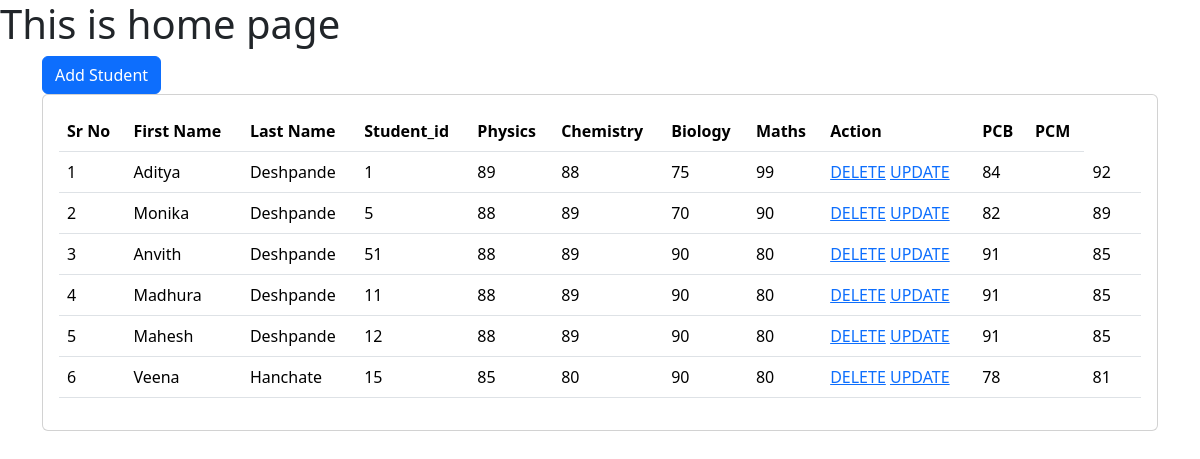
The app's page /students/home/, older data.
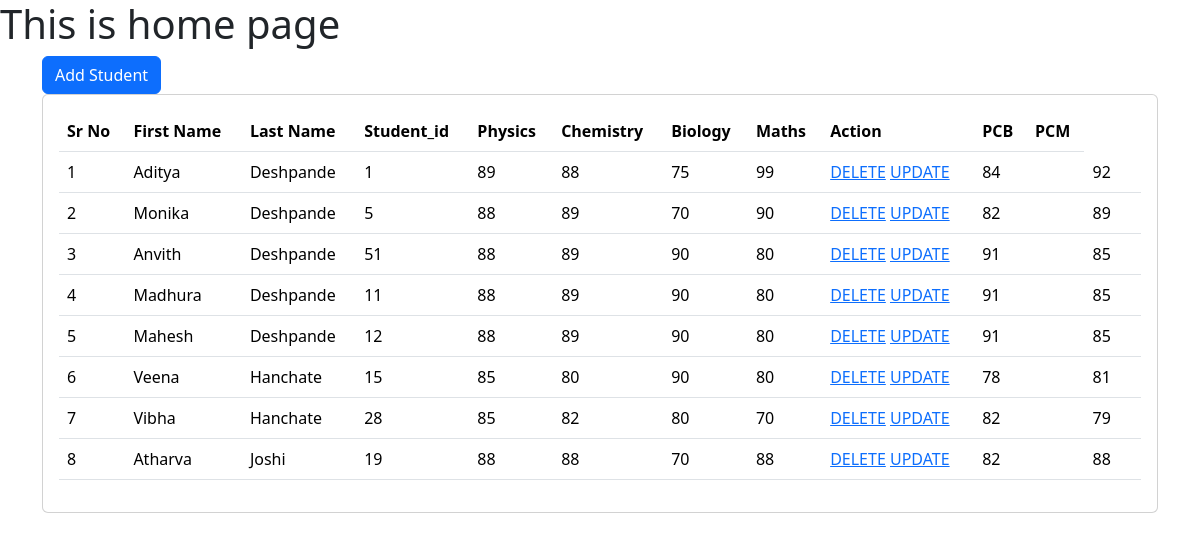
The same page, newer data.
### students/models.py (models this page shows, shortened)
class Students(models.Model):
    firstname = models.CharField(max_length=20)
    lastname = models.CharField(max_length=20)
    student_id = models.CharField(max_length=100)
    phy=models.IntegerField(default=90)
    chem=models.IntegerField(default=90)
    bio=models.IntegerField(default=90)
    maths=models.IntegerField(default=90)
    pcb=models.IntegerField(default=90)
    pcm=models.IntegerField(default=90)

### students/views.py (the view)
# urls.py: path('home/', students_home),
def students_home(request):
    students = Students.objects.all()
    return render(request, "students/home.html", {
        'students':students
    })

### templates/students/home.html (shortened to what this page needs)
<!DOCTYPE html>
<html lang="en">
<head>
    <link href="https://cdn.jsdelivr.net/npm/bootstrap@5.3.2/dist/css/bootstrap.min.css" rel="stylesheet">
</head>
<body>
    <h1> This is home page</h1>
    <div class="container">
        <a class="btn btn-primary" href="/students/students_data" role="button">Add Student</a>
        <br>
    </div>
    <div class="container">
        <div class="row">
            <div class="col-md-12">
                <div class="card">
                    <div class="card-body">
                        <table class="table">
                            <thead>
                                <tr>
                                    <th>Sr No</th>
                                    <th>First Name</th>
                                    <th>Last Name</th>
                                    <th>Student_id</th>
                                    <th>Physics</th>
                                    <th>Chemistry</th>
                                    <th>Biology</th>
                                    <th>Maths</th>
                                    <th>Action</th>
                                    <th>PCB</th>
                                    <th>PCM</th>
                                </tr>
                            </thead>
                            <tbody>
                                {% for s in students %}
                                <tr>
                                    <td>{{forloop.counter}}</td>
                                    <td>{{s.firstname}}</td>
                                    <td>{{s.lastname}}</td>
                                    <td>{{s.student_id}}</td>
                                    <td>{{s.phy}}</td>
                                    <td>{{s.chem}}</td>
                                    <td>{{s.bio}}</td>
                                    <td>{{s.maths}}</td>
                                    <td>
                                        <a href="/students/delete-student/{{s.id}}">DELETE</a>
                                        <a href="/students/update-student/{{s.id}}">UPDATE</a>
                                    </td>
                                    <td>{{s.pcb}}<td>
                                    <td>{{s.pcm}}<td>
                                </tr>
                                {% endfor %}
                            </tbody>
                        </table>
                    </div>
                </div>
            </div>
        </div>
    </div>
</body>
</html>

Row changes from the older to the newer data that the page shows:
added Students: firstname "Vibha", lastname "Hanchate", student_id "28", phy "85", chem "82", bio "80", maths "70", pcb "82", pcm "79"
added Students: firstname "Atharva", lastname "Joshi", student_id "19", phy "88", chem "88", bio "70", maths "88", pcb "82", pcm "88"
